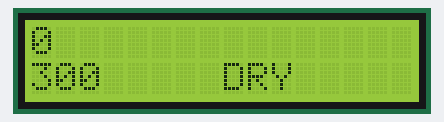
This sketch was run on a simulated Arduino Uno, built with avr-gcc and run on an emulated ATmega328P. Shown: 16×2 character LCD. Random numbers use the default seed unless the sketch sets one.

Above: at 0.1 s.
At 4.1 s:
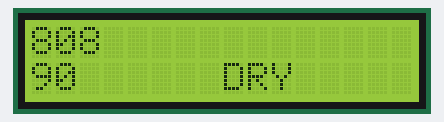
At 8.1 s:
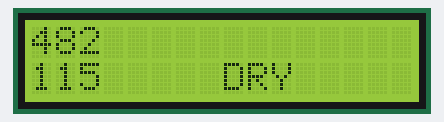
At 18.2 s:
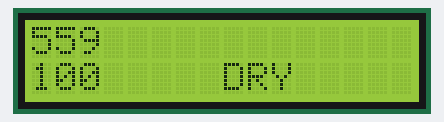
At 28.2 s:
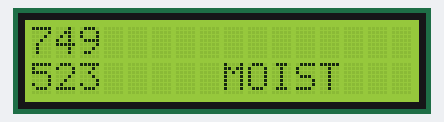
At 38.2 s:
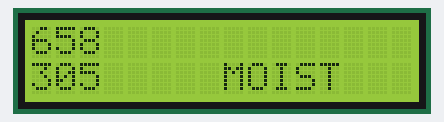

Measured:
- what the display in image 1 shows lasts 2.0 s, from 4.1 s to 6.1 s

The sketch:

LCDTestV2.ino
```cpp
#include <LiquidCrystal.h>
#include <stdlib.h>

//This code creates simulates recieving a new moisture value every 3 seconds
//and then updating the LCD display accordingly
//This is just to create a proxy of the soil measurement communication, and allows for testing with only the lcd on the breadboard
// this will also proxy the press of a button
const int rs = 2 , en = 3, d4 = 10, d5 = 11, d6 = 12, d7 = 13;
LiquidCrystal lcd(rs, en, d4, d5, d6, d7);

void setup() {
  lcd.begin(16, 2);
  Serial.begin(31250);
}

int button_num = 0;
int moist = 300;
int prevMoist = 0;

void loop() {


  lcd.clear();
  lcd.setCursor(0, 0);
  lcd.print(prevMoist);
  // Display the previous moisture values

  lcd.setCursor(0, 1);
  lcd.print(moist);
  lcd.setCursor(8, 1);

  if ( moist > 300 & moist != prevMoist) {
  // determine whether the current moisture value is unique, and is above a certain threshold
    lcd.print("MOIST");

  } else {
    lcd.print("DRY");
  }

  prevMoist = moist;
  moist = rand() % 1000 + 1;
  //come up with a new moisture value
  delay(2000);


}
```
